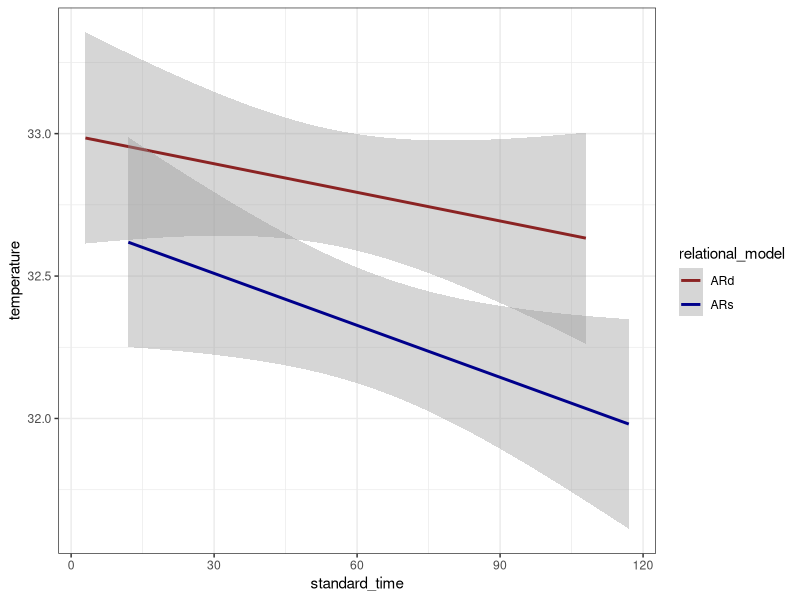

This figure's R source:
### Exploratory analysis ### -------------------------------------------------

# loading packages
library(lmerTest)
library(lme4)
library(tidyverse)

# seed for reproducibility
set.seed(290438)


## simulating data while waiting for real data ## 

# loading previous data to get both by-subject grand mean and by-subject standard deviation
df <- readxl::read_xlsx("temp_data_purplexus_validation.xlsx")

df <- df %>% 
    arrange(participant.id, purplexus_timestamp) %>% 
    group_by(participant.id) %>% 
    filter(row_number() == 1)

vec <- df$purplexus_temp

n_subj     = 20   # number of subjects
n_emo  =  3 # number of emo stimuli
n_relation = 5 # number of relational stimuli
beta_0     =  mean(vec)   # grand mean
beta_1     =  .1   # simple effect of relational models
beta_2     =  .3   # 
beta_3     = .3    # interaction effect
omega_0    =  2   # by-item random intercept sd
tau_0      =  sd(vec)   # by-subject random intercept sd
tau_1      =  2   # by-subject random slope sd
#tau_2      = .5   # by-subject random interaction sd
rho        = .01   # correlation between intercept and slope
sigma      = 4 # residual (standard deviation)
vec <- seq(1:120)

# data frame
items <- data.frame(
        item_id = seq_len(n_emo*n_relation),
        emotion = rep(c("happy","anger","sadness"), n_relation),
        relational_model = rep(c("CS", "ARs","ARd","EM","MP"), n_emo),
        standard_time = rep(vec, time = 120),
        X_i = rep(c(1, 1, 0), n_relation),
        Y_i = rep(c(0, -0.5, 0.5, 0, 0), n_emo),
        O_0i = rnorm(n = 1800, mean = 0, sd = omega_0))
    
# variance-covariance matrix
cov_mx  <- matrix(
        c(tau_0^2,             rho * tau_0 * tau_1, #* tau_2,
          rho * tau_0 * tau_1, #* tau_2, 
          tau_1^2            ),
        nrow = 2, byrow = TRUE)
    
subjects <- data.frame(subj_id = seq_len(n_subj),
                           MASS::mvrnorm(n = n_subj,
                                         mu = c(T_0s = 0, T_1s = 0),
                                         Sigma = cov_mx))
    
dat_sim <- crossing(subjects, items)  %>%
        mutate(e_si = rnorm(nrow(.), mean = 0, sd = sigma),
               temperature = beta_0 + T_0s + O_0i + (beta_1 + T_1s) * X_i + (beta_2 + T_1s) * Y_i +
                   (beta_3 + T_1s)*(X_i*Y_i) + e_si) %>%
        select(subj_id, item_id, emotion, X_i, relational_model, Y_i, temperature, standard_time)


## exploratory analysis ##

dat_sim %>% filter(emotion == "sadness") %>% 
    filter(relational_model == "ARs" | relational_model == "ARd") %>% 
    ggplot(aes(x = standard_time, y = temperature, group = relational_model)) + 
    geom_smooth(aes(color=relational_model), method = lm) +
    scale_color_manual(values=c('brown4','blue4')) +
    theme_bw()

## model ##

mod_sim <- lmer(temperature ~ X_i*Y_i + (1 | subj_id), dat_sim)

summary(mod_sim)
